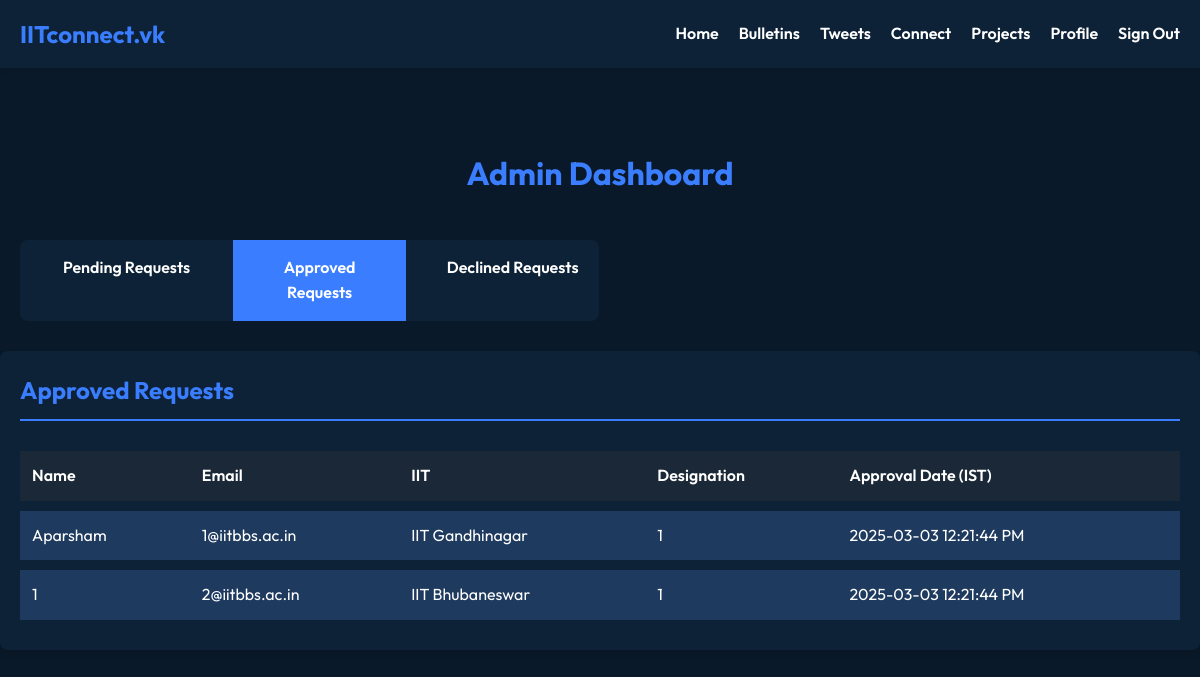
The page /admin/dashboard/approved (signed in) on the database its author committed.
### app.py (models this page shows, shortened)
class ApprovalRequest(db.Model):
    id = db.Column(db.Integer, primary_key=True)
    user_id = db.Column(db.Integer, db.ForeignKey('user.id'), nullable=False)
    user = db.relationship('User', backref=db.backref('approval_request', uselist=False))
    status = db.Column(db.String(20), default='pending')  # pending, approved, rejected
    updated_at = db.Column(db.DateTime, default=datetime.utcnow, onupdate=datetime.utcnow)

class User(db.Model):
    id = db.Column(db.Integer, primary_key=True)
    email = db.Column(db.String(120), unique=True, nullable=False)
    name = db.Column(db.String(80), nullable=False)
    password = db.Column(db.String(255), nullable=False)
    user_type = db.Column(db.Enum(UserType), nullable=False)
    iit = db.Column(db.String(50), nullable=False)
    branch = db.Column(db.String(50))
    year = db.Column(db.String(20))
    designation = db.Column(db.String(100))
    verification_mobile = db.Column(db.String(15))
    is_approved = db.Column(db.Boolean, default=False)
    created_at = db.Column(db.DateTime, default=datetime.utcnow)
    profile_picture = db.Column(db.String(255), default='default_profile.png')

### app.py (the view)
@app.route('/admin/dashboard')
@app.route('/admin/dashboard/<section>')
@admin_required
def admin_dashboard(section='pending'):
    pending_requests = ApprovalRequest.query.filter_by(status='pending').all()
    approved_requests = ApprovalRequest.query.filter_by(status='approved').all()
    declined_requests = ApprovalRequest.query.filter_by(status='rejected').all()
    ist = pytz.timezone('Asia/Kolkata')
    for request in approved_requests + declined_requests:
        request.ist_updated_at = request.updated_at.replace(tzinfo=pytz.UTC).astimezone(ist)
    return render_template('admin_dashboard.html',
                           section=section,
                           pending_requests=pending_requests,
                           approved_requests=approved_requests,
                           declined_requests=declined_requests)

### app.py (called while the page is built)
def admin_required(f):
    @wraps(f)
    def decorated_function(*args, **kwargs):
        if 'user_id' not in session:
            flash('Please log in to access this page.', 'error')
            return redirect(url_for('signin'))
        user = User.query.get(session['user_id'])
        if user.user_type != UserType.ADMIN:
            flash('You do not have permission to access this page.', 'error')
            return redirect(url_for('home'))
        return f(*args, **kwargs)
    return decorated_function

### templates/admin_dashboard.html (shortened to what this page needs)
{% extends "layout.html" %}
{% block content %}
<div class="container admin-dashboard">
    <h1 class="page-title">Admin Dashboard</h1>
    <nav class="admin-nav">
        <ul>
            <li><a href="{{ url_for('admin_dashboard', section='pending') }}" class="{{ 'active' if section == 'pending' else '' }}">Pending Requests</a></li>
            <li><a href="{{ url_for('admin_dashboard', section='approved') }}" class="{{ 'active' if section == 'approved' else '' }}">Approved Requests</a></li>
            <li><a href="{{ url_for('admin_dashboard', section='declined') }}" class="{{ 'active' if section == 'declined' else '' }}">Declined Requests</a></li>
        </ul>
    </nav>
    {% if section == 'pending' %}
    <div class="dashboard-section">
        <h2>Pending Approval Requests</h2>
        {% if pending_requests %}
            <table class="table">
                <thead>
                    <tr>
                        <th>Name</th>
                        <th>Email</th>
                        <th>IIT</th>
                        <th>Designation</th>
                        <th>Actions</th>
                    </tr>
                </thead>
                <tbody>
                    {% for request in pending_requests %}
                        <tr>
                            <td>{{ request.user.name }}</td>
                            <td>{{ request.user.email }}</td>
                            <td>{{ request.user.iit }}</td>
                            <td>{{ request.user.designation }}</td>
                            <td class="action-buttons">
                                <a href="{{ url_for('approve_request', request_id=request.id) }}" class="btn btn-success">Approve</a>
                                <a href="{{ url_for('reject_request', request_id=request.id) }}" class="btn btn-danger">Reject</a>
                            </td>
                        </tr>
                    {% endfor %}
                </tbody>
            </table>
        {% else %}
            <p class="no-data">No pending approval requests.</p>
        {% endif %}
    </div>
    {% elif section == 'approved' %}
    <div class="dashboard-section">
        <h2>Approved Requests</h2>
        {% if approved_requests %}
            <table class="table">
                <thead>
                    <tr>
                        <th>Name</th>
                        <th>Email</th>
                        <th>IIT</th>
                        <th>Designation</th>
                        <th>Approval Date (IST)</th>
                    </tr>
                </thead>
                <tbody>
                    {% for request in approved_requests %}
                        <tr>
                            <td>{{ request.user.name }}</td>
                            <td>{{ request.user.email }}</td>
                            <td>{{ request.user.iit }}</td>
                            <td>{{ request.user.designation }}</td>
                            <td>{{ request.ist_updated_at.strftime('%Y-%m-%d %I:%M:%S %p') }}</td>
                        </tr>
                    {% endfor %}
                </tbody>
            </table>
        {% else %}
            <p class="no-data">No approved requests.</p>
        {% endif %}
    </div>
    {% endif %}
</div>
{% endblock %}

### static/style.css (style rules this page uses)
* { margin: 0; padding: 0; box-sizing: border-box; }
body { font-family: "Outfit", sans-serif; background-color: #0a1929; color: #ffffff; line-height: 1.6; }
.container { width: 100%; max-width: 1200px; margin: 0 auto; padding: 0 20px; }
nav { display: flex; justify-content: space-between; align-items: center; max-width: 1200px; margin: 0 auto; padding: 0 20px; }
nav ul { list-style: none; display: flex; }
nav ul li { margin-left: 20px; }
nav ul li a { color: #ffffff; text-decoration: none; font-weight: 600; transition: color 0.3s ease; }
.page-title { font-size: 32px; text-align: center; margin-bottom: 40px; color: #3a7eff; }
.admin-dashboard { padding: 40px 0; }
.admin-nav { margin-bottom: 30px; }
.admin-nav ul { list-style-type: none; padding: 0; display: flex; background-color: #0d2237; border-radius: 8px; overflow: hidden; }
.admin-nav li { flex: 1; }
.admin-nav a { display: block; padding: 15px 20px; text-align: center; color: #ffffff; text-decoration: none; transition: background-color 0.3s ease; }
.admin-nav a.active { background-color: #3a7eff; color: #ffffff; font-weight: 600; }
.dashboard-section { background-color: #0d2237; border-radius: 8px; padding: 20px; margin-bottom: 30px; box-shadow: 0 4px 6px rgba(0, 0, 0, 0.1); }
.dashboard-section h2 { color: #3a7eff; font-size: 24px; margin-bottom: 20px; border-bottom: 2px solid #3a7eff; padding-bottom: 10px; }
.table { width: 100%; border-collapse: separate; border-spacing: 0 10px; }
.table th, .table td { padding: 12px; text-align: left; }
.table th { background-color: #1a2837; color: #ffffff; font-weight: 600; }
.table td { background-color: #1e3a5f; }

### rows shown on the page
ApprovalRequest: user.name "Aparsham", user.email "1@iitbbs.ac.in", user.iit "IIT Gandhinagar", user.designation "1", ist_updated_at "2025-03-03 12:21:44 PM"
ApprovalRequest: user.name "1", user.email "2@iitbbs.ac.in", user.iit "IIT Bhubaneswar", user.designation "1", ist_updated_at "2025-03-03 12:21:44 PM"
